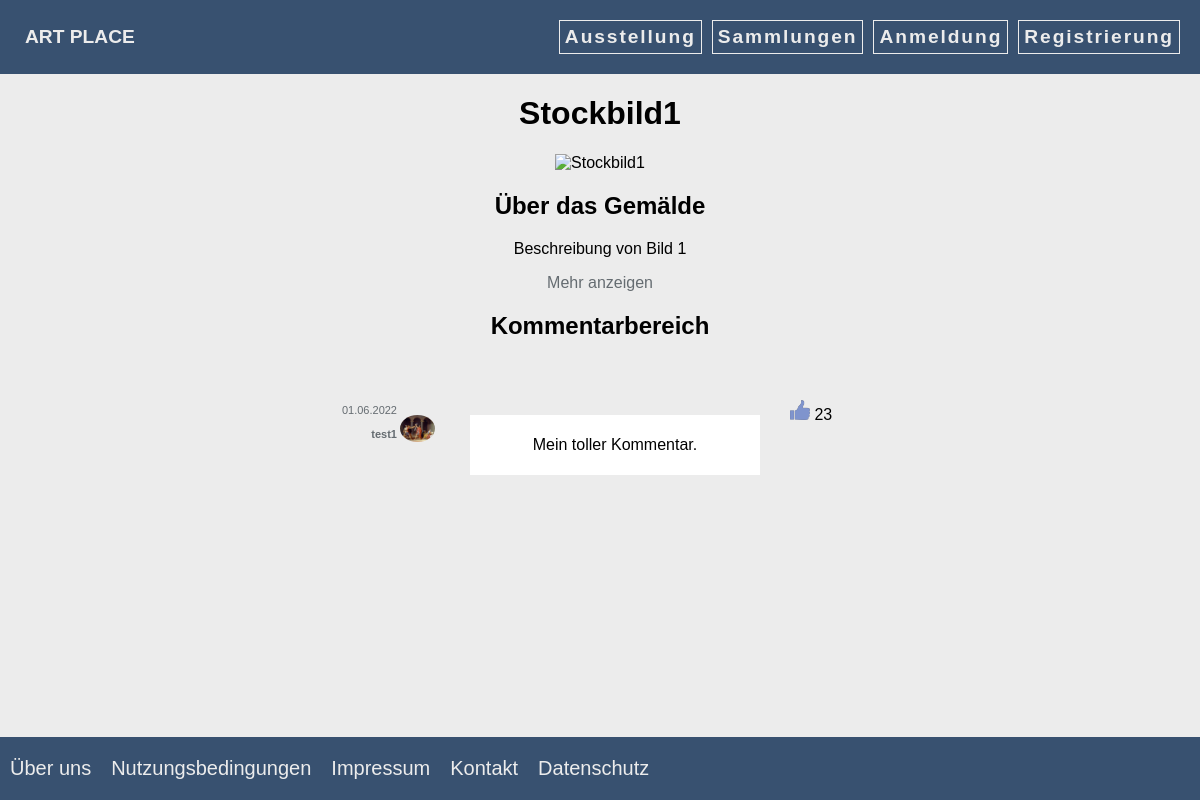
Page /gemaelde.php?id=2 on the earlier database version.
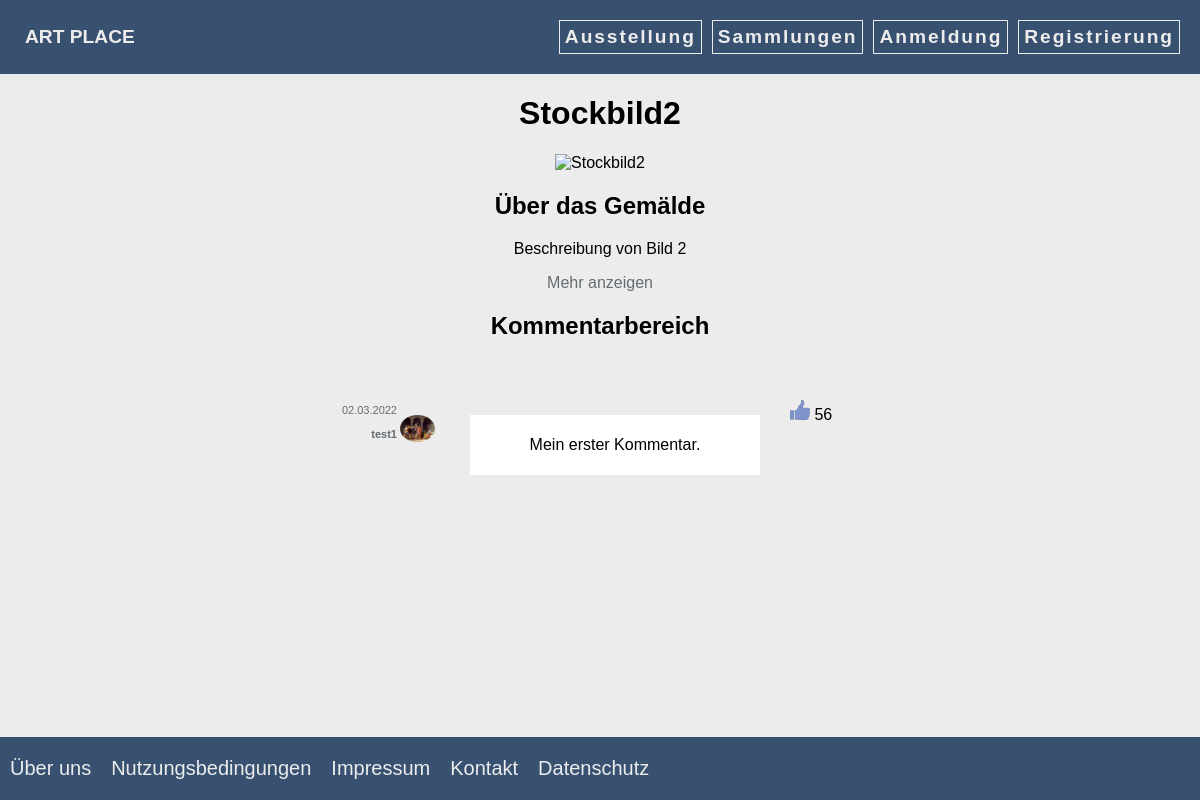
Same page on the later database version.
### tables this page shows
CREATE TABLE Gemaelde (
        GemaeldeID INTEGER PRIMARY KEY AUTOINCREMENT,
        AnbieterID INTEGER,
        Titel TEXT,
        Kuenstler TEXT,
        Beschreibung TEXT,
        Erstellungsdatum TEXT,
        Ort TEXT,
        Bewertung INTEGER,
        Hochladedatum TEXT,
        Aufrufe INTEGER,
        Dateityp TEXT,
        FOREIGN KEY (AnbieterID) REFERENCES Anbieter (AnbieterID) ON DELETE CASCADE ON UPDATE CASCADE
    );

CREATE TABLE Kommentar (
        KommentarID INTEGER PRIMARY KEY AUTOINCREMENT,
        GemaeldeID INTEGER,
        AnbieterID INTEGER,
        Likeanzahl INTEGER,
        Textinhalt TEXT,
        Erstellungsdatum TEXT,
        FOREIGN KEY (AnbieterID) REFERENCES Anbieter (AnbieterID) ON DELETE CASCADE ON UPDATE CASCADE
    );

CREATE TABLE Anbieter (
        AnbieterID INTEGER PRIMARY KEY AUTOINCREMENT,
        Nutzername TEXT,
        Email TEXT,
        Passwort TEXT,
        Personenbeschreibung TEXT,
        Geschlecht TEXT,
        Vollstaendiger_Name TEXT,
        Anschrift TEXT,
        Sprache TEXT,
        Geburtsdatum TEXT,
        Registrierungsdatum TEXT,
        Verifiziert TEXT,
        Verifizierungscode TEXT
    );

### controller/NutzerDAODBImpl.php (called while the page is built, shortened)
<?php if (!isset($abs_path)) include_once "../path.php";
class NutzerDAODBImpl implements NutzerDAO
{
    private static ?NutzerDAODBImpl $instance = null;
    private PDO $db;
    private function __construct()
    {
        try {
            $nutzername = "root";
            $passwort = null;
            $dsn = "sqlite:database.db";
            $this->db = new PDO($dsn, $nutzername, $passwort);
            $this->db->exec('PRAGMA foreign_keys = ON;');
            try {
                $this->db->beginTransaction();
                $this->db->exec(DBErstellung::TABELLEN);
                $checkLeereDatenbankCMD = $this->db->query("SELECT * FROM Gemaelde;");
                $this->db->commit();
            } catch (Exception) {
                $this->db->rollBack();
            }
        } catch (Exception) {
        }
    }
    public static function getInstance(): NutzerDAODBImpl
    {
        if (self::$instance == null) {
            self::$instance = new NutzerDAODBImpl();
        }
        return self::$instance;
    }
    private function gemaeldeCheck($GemaeldeID): bool
    {
        $checkGemaeldeIDSQL = "SELECT * FROM Gemaelde WHERE GemaeldeID = :GemaeldeID;";
        $checkGemaeldeIDCMD = $this->db->prepare($checkGemaeldeIDSQL);
        $checkGemaeldeIDCMD->bindParam(":GemaeldeID", $GemaeldeID);
        $checkGemaeldeIDCMD->execute();
        return true;
    }
    public function kommentare_erhalten($GemaeldeID, $AnbieterID, $Tokennummer): array
    {
        try {
            $this->db->beginTransaction();
            if (!$this->gemaeldeCheck($GemaeldeID)) {
                return array(-1);
            }
            $erhalteKommentareSQL = "SELECT * FROM Kommentar JOIN Anbieter A ON A.AnbieterID = Kommentar.AnbieterID WHERE GemaeldeID = :GemaeldeID;";
            $erhalteKommentareCMD = $this->db->prepare($erhalteKommentareSQL);
            $erhalteKommentareCMD->bindParam(":GemaeldeID", $GemaeldeID);
            $erhalteKommentareCMD->execute();
            $ergebnis = array();
            while ($zeile = $erhalteKommentareCMD->fetchObject()) {
                $ergebnis[] = array($zeile->KommentarID, $zeile->GemaeldeID, $zeile->AnbieterID,
                    $zeile->Likeanzahl, $zeile->Textinhalt, $zeile->Erstellungsdatum, $zeile->Nutzername);
            }
            $checkAnbieterSQL = "SELECT * FROM Tokens WHERE AnbieterID = :AnbieterID AND Tokennummer = :Tokennummer;";
            $checkAnbieterCMD = $this->db->prepare($checkAnbieterSQL);
            $checkAnbieterCMD->bindParam(":AnbieterID", $AnbieterID);
            $checkAnbieterCMD->bindParam(":Tokennummer", $Tokennummer);
            $checkAnbieterCMD->execute();
            $result = $checkAnbieterCMD->fetchObject();
            $erhalteLikesSQL = "SELECT KommentarID FROM geliked_von WHERE AnbieterID = :AnbieterID";
            $erhalteLikesCMD = $this->db->prepare($erhalteLikesSQL);
            $erhalteLikesCMD->bindParam(":AnbieterID", $AnbieterID);
            $erhalteLikesCMD->execute();
            $likes = array();
            if (!isset($result->AnbieterID) || empty($likes)) {
                for ($i = 0; $i < count($ergebnis); $i++) {
                    $ergebnis[$i][] = 0;
                }
            }
            $this->db->commit();
            return $ergebnis;
        } catch (Exception) {
            $this->db->rollBack();
            return array(-1);
        }
    }
    public function gemaelde_erhalten($GemaeldeID): array
    {
        try {
            $this->db->beginTransaction();
            if (!$this->gemaeldeCheck($GemaeldeID)) {
                return array(-1);
            }
            $erhalteGemaeldeSQL = "SELECT * FROM Gemaelde JOIN Anbieter A on A.AnbieterID = Gemaelde.AnbieterID  WHERE GemaeldeID = :GemaeldeID;";
            $erhalteGemaeldeCMD = $this->db->prepare($erhalteGemaeldeSQL);
            $erhalteGemaeldeCMD->bindParam(":GemaeldeID", $GemaeldeID);
            $erhalteGemaeldeCMD->execute();
            $ergebnis = $erhalteGemaeldeCMD->fetchObject();
            $aktualisiereAufrufeSQL = "UPDATE Gemaelde SET Aufrufe = :Aufrufe WHERE GemaeldeID = :GemaeldeID;";
            $aktualisiereAufrufeCMD = $this->db->prepare($aktualisiereAufrufeSQL);
            $aktualisiereAufrufeCMD->bindValue(':Aufrufe', $ergebnis->Aufrufe + 1);
            $aktualisiereAufrufeCMD->bindParam(':GemaeldeID', $GemaeldeID);
            $aktualisiereAufrufeCMD->execute();
            $this->db->commit();
            return array($ergebnis->GemaeldeID, $ergebnis->AnbieterID, $ergebnis->Titel, $ergebnis->Kuenstler,
                $ergebnis->Beschreibung, $ergebnis->Erstellungsdatum, $ergebnis->Ort, $ergebnis->Bewertung,
                $ergebnis->Hochladedatum, $ergebnis->Aufrufe, $ergebnis->Dateityp, $ergebnis->Nutzername);
        } catch (Exception) {
            $this->db->rollBack();
            return array(-1);
        }
    }
}

### gemaelde.php (the view, shortened to what the changed rows need)
<?php
include_once $abs_path . "/controller/NutzerDAODBImpl.php";
$dao = NutzerDAODBImpl::getInstance();
if (isset($_GET["id"]) && is_string($_GET["id"])) {
    if (isset($_SESSION["id"]) && is_string($_SESSION["id"]) && isset($_SESSION["token"]) && is_string($_SESSION["token"])) {
        $kommentare = $dao->kommentare_erhalten($_REQUEST["id"], $_SESSION["id"], $_SESSION["token"]);
        $eigene_bewertung = $dao->eigene_gemaelde_bewertung_erhalten($_SESSION["id"], $_GET["id"]);
    } else {
        $kommentare = $dao->kommentare_erhalten($_REQUEST["id"], "", "");
    }
    $gemaelde = $dao->gemaelde_erhalten($_REQUEST["id"]);
} else {
    header("location: index.php?fehler=Gemälde");
}
if (isset($gemaelde) && is_array($gemaelde) && $gemaelde !== [-1]) {
    $id = $gemaelde[0];
    $nutzer = $gemaelde[1];
    $titel = $gemaelde[2];
    $kuenstler = $gemaelde[3];
    $beschreibung = $gemaelde[4];
    $erstellungsdatum = $gemaelde[5];
    $ort = $gemaelde[6];
    $bewertung = $gemaelde[7];
    $hochladedatum = $gemaelde[8];
    $aufrufe = $gemaelde[9];
    $dateityp = $gemaelde[10];
    $anbieterID = urlencode($gemaelde[1]);
    $anbieterName = htmlspecialchars($gemaelde[11]);
} else {
    header("location: index.php?fehler=Gemälde");
}
?>
<!DOCTYPE html>
<html lang="de">
<?php
include $abs_path . '/php/head.php';
?>
<body>
<main>
    <h1><?php echo htmlspecialchars($titel) ?></h1>
    <img class="presentation" alt="<?php echo htmlspecialchars($titel) ?>"
         src="images/<?php echo htmlspecialchars($id . "." . $dateityp) ?>">
    <h2> Über das Gemälde </h2>
    <?php if (isset($_SESSION["id"]) && $nutzer == htmlspecialchars($_SESSION["id"])) : ?>
        <form method="post">
            <label for="beschreibung" class="invisible">Beschreibung</label>
            <textarea cols="70" rows="10" id="beschreibung"
                      name="beschreibung"><?php echo htmlspecialchars($beschreibung) ?></textarea>
            <div class="grid">
                <div class="item">
                    <h3>KünstlerIn</h3>
                    <p><?php echo htmlspecialchars($kuenstler) ?></p>
                </div>
                <div class="item">
                    <h3>Erstellungsdatum</h3>
                    <label for="erstellungsdatum" class="invisible">Erstellungsdatum</label>
                    <input id="erstellungsdatum" type="date" name="erstellungsdatum"
                        <?php echo ($erstellungsdatum !== null && $erstellungsdatum !== '') ?
                            'value="' . date("Y-m-d", strtotime($erstellungsdatum)) . '"' : '' ?>/>
                </div>
                <div class="item">
                    <h3>Ort</h3>
                    <label for="ort" class="invisible">Ort</label>
                    <input id="ort" type="text" name="ort" value="<?php echo htmlspecialchars($ort) ?>">
                </div>
                <div class="item">
                    <h3>Gesamtbewertung</h3>
                    <?php for ($i = 1; $i <= $bewertung; $i++) { ?>
                        <img class="icons" src="images/stern_gelb.svg" alt="bewertunggesamt"/>
                    <?php } ?>
                    <?php for ($i = $bewertung + 1; $i <= 5; $i++) { ?>
                        <img class="icons" src="images/stern_schwarz.svg" alt="bewertunggesamt"/>
                    <?php } ?>
                </div>
                <div class="item">
                    <h3>Hochladedatum</h3>
                    <p><?php echo date("d.m.Y", strtotime($hochladedatum)); ?></p>
                </div>
                <div class="item">
                    <h3>Aufrufe</h3>
                    <p><?php echo htmlspecialchars($aufrufe) ?></p>
                </div>
                <div class="item">
                    <h3>Anbieter</h3>
                    <a href="profil.php?id=<?php echo $anbieterID ?>"><?php echo $anbieterName ?></a>
                </div>
                <div class="item">
                    <input type="submit" name="Submit" value="Speichern"/>
                </div>
            </div>
        </form>
        <form method="post">
            <h3>Gemälde löschen?</h3>
            <input type="hidden" name="loeschen" value="nichtbestaetigt"/>
            <input id="loeschen" type="checkbox" name="loeschen" value="loeschbestaetigung"/>
            <label for="loeschen">Löschen bestätigen</label>
            <input type="submit" value="Löschen"/>
        </form>
    <?php else: ?>
        <p><?php echo htmlspecialchars($beschreibung) ?></p>
        <details class="extended_description">
            <summary data-open="Weniger anzeigen" data-close="Mehr anzeigen"></summary>
        </details>
    <?php endif ?>
    <h2> Kommentarbereich</h2>
    <div id="comment-section">
        <ul class="comment-section">
            <?php foreach ($kommentare as $kommentar): ?>
                <li class="comment">
                    <div class="info">
                        <span><?php echo date("d.m.Y", strtotime($kommentar[5])) ?></span>
                        <a href="profil.php?id=<?php echo urlencode($kommentar[2]) ?>">
                            <span> <?php echo htmlspecialchars($kommentar[6]) ?> </span>
                        </a>
                    </div>
                    <a class="avatar" href="profil.php?id=<?php echo urlencode($kommentar[2]) ?>">
                        <img src="images/start.jpg" width="35" alt="Profil-Avatar"/>
                    </a>
                    <p>
                        <?php echo nl2br(htmlspecialchars($kommentar[4])); ?>
                    </p>
                    <div class="flex">
                        <div class="likes">
                            <?php if (isset($_SESSION["id"])) : ?>
                                <form method="post">
                                    <input type="hidden" name="like"
                                           value="<?php echo htmlspecialchars($kommentar[0]) ?>">
                                    <input type="image" alt="thumbsup"
                                           <?php if ($kommentar[7] == 1): ?>src="images/daumenhoch_farbig.png"
                                        <?php else: ?> src="images/daumenhoch_grau.png" <?php endif ?>
                                           width="20">
                                </form>
                            <?php else: ?>
                                <img src="images/daumenhoch_farbig.png" width="20" alt="thumbsup"/>
                            <?php endif; ?>
                            <?php echo htmlspecialchars($kommentar[3]) ?>
                        </div>
                    </div>
                </li>
            <?php endforeach; ?>
        </ul>
    </div>
</main>
</body>
</html>

Differences in the rows shown:
no longer on this page (row edited): kommentar: Erstellungsdatum "01.06.2022", AnbieterID.Nutzername "test1", Textinhalt "Mein toller Kommentar.", Likeanzahl "23"
changed gemaelde: Titel "Stockbild1" → "Stockbild2"; Beschreibung "Beschreibung von Bild 1" → "Beschreibung von Bild 2"
now on this page (row edited): kommentar: Erstellungsdatum "02.03.2022", AnbieterID.Nutzername "test1", Textinhalt "Mein erster Kommentar.", Likeanzahl "56"
